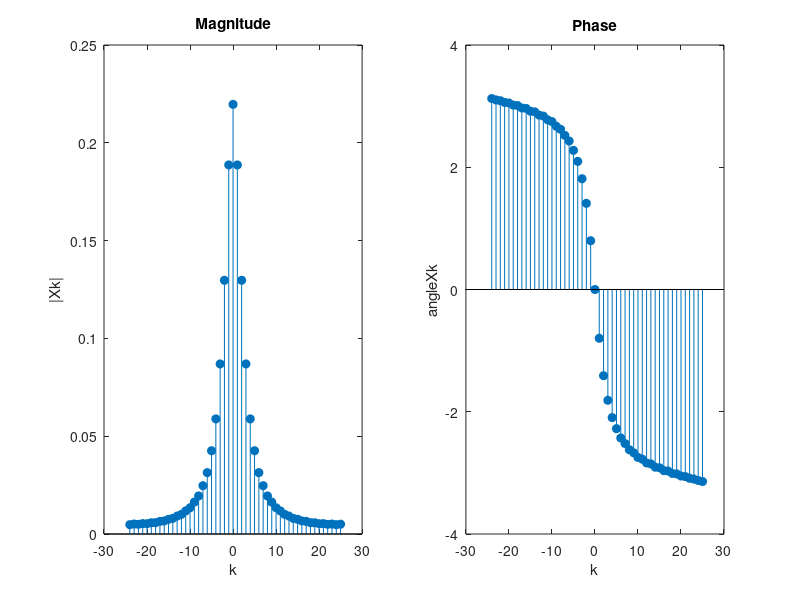

Write the MATLAB code that produced this figure.
clc; 
clear all; 
close all;
N=50;
n=0:N-1;
k=0:N-1; 
n1=0:25;
xn=[n1.*exp(-0.3*n1) zeros(1,24)]; 
WN=exp(-j*2*pi/N);
nk=n'*k;
WNnk=WN.^(nk);
Xk=(xn*WNnk)/N;
magXk=abs([Xk(N/2+2:N) Xk(1:N/2+1)]);
phaseXk=angle([Xk(N/2+2:N) Xk(1:N/2+1)]); 
k1=[-N/2+1:N/2];
subplot(121); 
stem(k1,magXk,'filled'); 
xlabel('k');
ylabel('|Xk|'); 
title('Magnitude'); 
subplot(122); 
stem(k1,phaseXk,'filled'); 
xlabel('k');
ylabel('angleXk'); 
title('Phase');